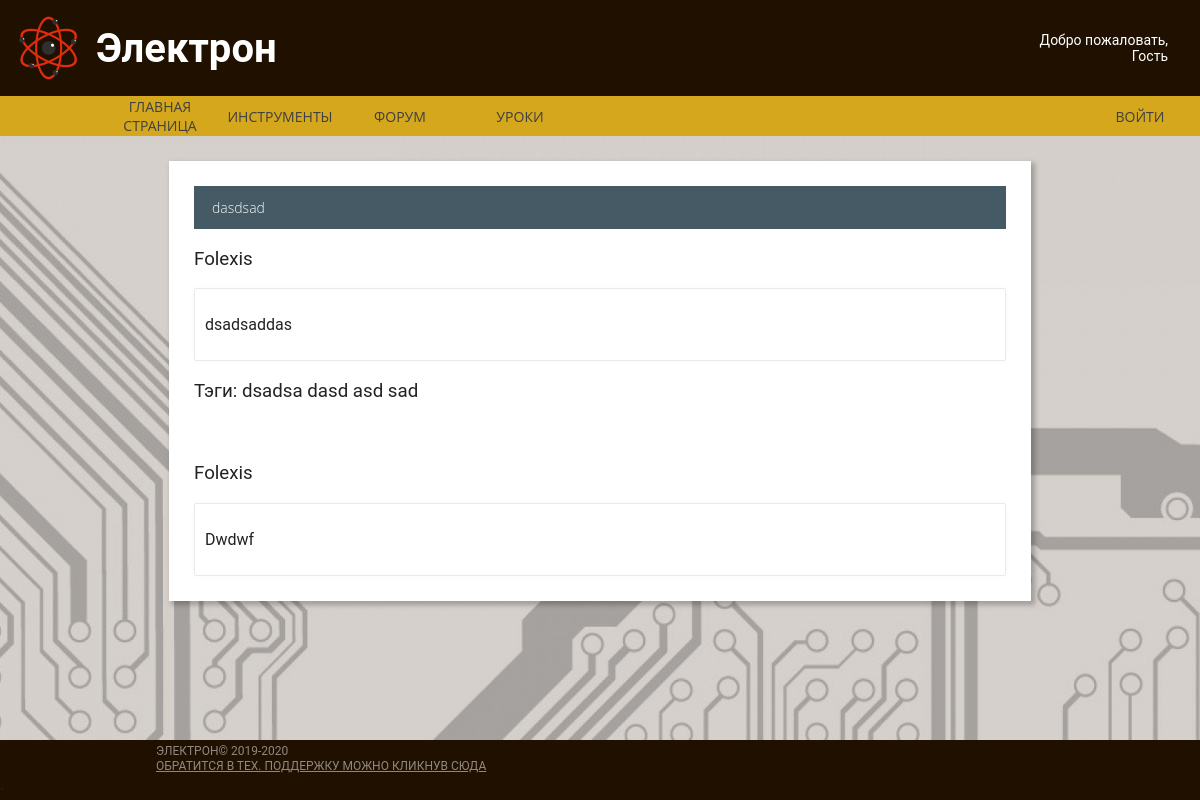
Screenshot of /forum/32 with the database file from the repository.
### Main/models.py (models this page shows, shortened)
class Article(models.Model):
    author_art = models.CharField("автор", max_length=70)
    name_art = models.CharField("название", max_length=100)
    text_art = models.TextField()
    sellf = models.CharField("curs", max_length=3)
    pub_date_art = models.DateTimeField(default=datetime.datetime.now())
    tags = models.ManyToManyField('Tag', blank=True, related_name="posts")

class Tag(models.Model):
    name = models.CharField("название", max_length=30)
    create_date = models.DateTimeField(default=datetime.datetime.now())

class Commet(models.Model):
    article_com = models.ForeignKey(Article, on_delete=models.CASCADE)
    author_com = models.CharField("автор", max_length=70)
    text_com = models.TextField()
    pub_date_com = models.DateTimeField(default=datetime.datetime.now())

### Main/views.py (the view, shortened to what this page needs)
# urls.py: path('forum/<str:id>', article_detail.as_view(), name = "art_url"),
class article_detail(View):
    temp = "First/thread"
    def get(self, request, **kwargs):
        h = CheckCOOKIE(request)
        if 'ROOT' in request.COOKIES:
            g = request.COOKIES['ROOT']
        else:
            g = 'False'
        if 'id' in kwargs:
            art = get_object_or_404(Article, id__iexact=kwargs['id'])
            comment = Commet.objects.all()
            self.temp += '.html'
            return render(request, self.temp,
                          context={'Nick': h, "ROOT": g, "Article": art, 'comment': reversed(comment), "news": news()})

### Main/utils.py (called while the page is built)
def news():
    return reversed(News.objects.all())

def CheckCOOKIE(request):
    if "UserNick" in request.COOKIES:
        if request.COOKIES["UserNick"] != "":
            h = request.COOKIES["UserNick"]
        else:
            h = ""
    else:
        h = ""
    return h

### Main/templates/First/thread.html (shortened to what this page needs)
{% extends "First/Base_blok.html"%}
{% load static %}
{% block css %}
    <link rel="stylesheet" href="{% static 'css/normalize.css' %}">
    <link rel="stylesheet" href="{% static 'css/main.css' %}">
    <link rel="stylesheet" href="{% static 'css/forum.css' %}">
{% endblock %}
{% block content %}
<div class="container main-container">
    <div class="container generic">
        <h3 class="item sub-forum-title">{{Article.name_art}}</h3>
        <ol class="container thread-list">
            <h3 class="item comment-author">{{Article.author_art}}
            </h3>
            <li class="container thread">
                <p class="item comment-text"> {{Article.text_art}}
                </p>
            </li>
            <h3 class="item comment-author">Тэги: {% for i in Article.tags.all %}{{ i.name }} {% endfor %}</h3>
            {% for i in comment %}
                {% if i.article_com.name_art == Article.name_art %}
            <br><h3 class="item comment-author">{{i.author_com}}
            </h3>
            <li class="container thread">
                        <p class="item comment-text"> {{i.text_com}}
                        </p>
                    </li>
                {% endif %}
            {% endfor %}
        </ol>
    </div>
</div>
{% endblock %}

### Main/static/css/main.css (style rules this page uses)
html { color: #222; font-size: 1em; line-height: 1.4; }
.container { display: flex; flex-direction: column; flex-grow: 1; flex-shrink: 1; }
.item { font-family: Roboto, sans-serif; font-style: normal; font-weight: normal; line-height: normal; }
html, body { min-height: 100%; display: flex; flex-direction: column; }
body { background-image: url(/media/images/img/circutry.jpg); }
.main-container { flex: 1; flex-direction: row; margin-left: 12%; margin-right: 12%; padding: 25px; }
.generic { flex-shrink: 3; padding: 25px; background-color: #ffffff; box-shadow: 3px 3px 5px 1px rgba(0, 0, 0, 0.25); }

### Main/static/css/forum.css (style rules this page uses)
.sub-forum-title { font-family: Open Sans, sans-serif; display: block; font-size: 14px; font-weight: 200; line-height: 1.5; background-color: #455a64; margin: 0; color: #fafafa; padding: 11px 18px; }
.thread-list { list-style: none; margin: 0; padding: 0; }
.thread { flex-direction: row; box-shadow: 0 0 6px rgba(0, 0, 0, .03); border-color: #eaeaea; border-radius: 2px; border-style: solid; border-width: 1px; list-style: none; padding: 10px; align-items: center; }

### rows the page displays
Article: name_art "dasdsad", author_art "Folexis", text_art "dsadsaddas"
Tag: name "dsadsa"
Tag: name "dasd"
Tag: name "asd"
Tag: name "sad"
Commet: author_com "Folexis", text_com "Dwdwf"
